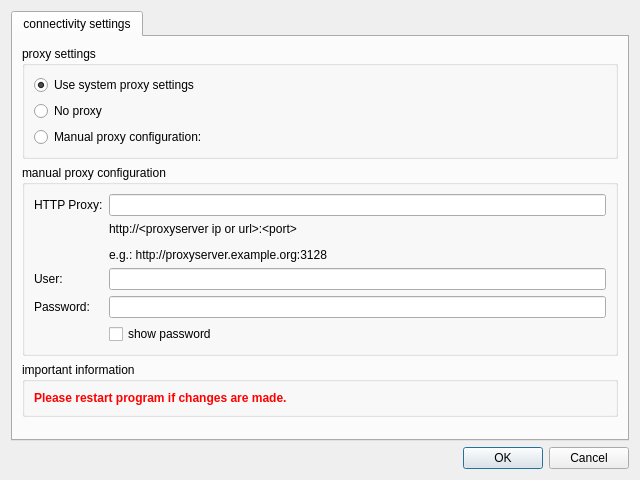
<?xml version="1.0" encoding="UTF-8"?>
<ui version="4.0">
 <class>ConfigDialog</class>
 <widget class="QDialog" name="ConfigDialog">
  <property name="geometry">
   <rect>
    <x>0</x>
    <y>0</y>
    <width>640</width>
    <height>480</height>
   </rect>
  </property>
  <property name="windowTitle">
   <string>Config</string>
  </property>
  <property name="windowIcon">
   <iconset resource="../resource.qrc">
    <normaloff>:/images/icomoon/wrench.svg</normaloff>:/images/icomoon/wrench.svg</iconset>
  </property>
  <layout class="QVBoxLayout" name="verticalLayout">
   <item>
    <widget class="QTabWidget" name="tabWidget">
     <property name="currentIndex">
      <number>0</number>
     </property>
     <widget class="QWidget" name="tab">
      <attribute name="title">
       <string>connectivity settings</string>
      </attribute>
      <layout class="QVBoxLayout" name="verticalLayout_2">
       <item>
        <widget class="QGroupBox" name="gB_proxyuse">
         <property name="title">
          <string>proxy settings</string>
         </property>
         <layout class="QVBoxLayout" name="verticalLayout_3">
          <item>
           <widget class="QRadioButton" name="rB_use_system_proxy">
            <property name="text">
             <string>Use system proxy settings</string>
            </property>
            <property name="checked">
             <bool>true</bool>
            </property>
           </widget>
          </item>
          <item>
           <widget class="QRadioButton" name="rB_use_no_proxy">
            <property name="text">
             <string>No proxy</string>
            </property>
           </widget>
          </item>
          <item>
           <widget class="QRadioButton" name="rB_use_own_proxy">
            <property name="text">
             <string>Manual proxy configuration:</string>
            </property>
           </widget>
          </item>
         </layout>
        </widget>
       </item>
       <item>
        <widget class="QGroupBox" name="gB_own_proxy">
         <property name="title">
          <string>manual proxy configuration</string>
         </property>
         <layout class="QFormLayout" name="formLayout_3">
          <property name="fieldGrowthPolicy">
           <enum>QFormLayout::ExpandingFieldsGrow</enum>
          </property>
          <item row="0" column="0">
           <widget class="QLabel" name="l_proxy">
            <property name="text">
             <string>HTTP Proxy:</string>
            </property>
           </widget>
          </item>
          <item row="0" column="1">
           <widget class="QLineEdit" name="lE_proxy"/>
          </item>
          <item row="1" column="1">
           <widget class="QLabel" name="l_proxy_help_description">
            <property name="text">
             <string>&lt;html&gt;&lt;head/&gt;&lt;body&gt;&lt;p&gt;http://&amp;lt;proxyserver ip or url&amp;gt;:&amp;lt;port&amp;gt;&lt;/p&gt;&lt;p&gt;e.g.: http://proxyserver.example.org:3128&lt;/p&gt;&lt;/body&gt;&lt;/html&gt;</string>
            </property>
           </widget>
          </item>
          <item row="2" column="0">
           <widget class="QLabel" name="l_proxy_user">
            <property name="text">
             <string>User:</string>
            </property>
           </widget>
          </item>
          <item row="2" column="1">
           <widget class="QLineEdit" name="lE_proxy_user"/>
          </item>
          <item row="3" column="0">
           <widget class="QLabel" name="l_proxy_password">
            <property name="text">
             <string>Password:</string>
            </property>
           </widget>
          </item>
          <item row="3" column="1">
           <widget class="QLineEdit" name="lE_proxy_password"/>
          </item>
          <item row="4" column="1">
           <widget class="QCheckBox" name="checkB_show_password">
            <property name="text">
             <string>show password</string>
            </property>
           </widget>
          </item>
         </layout>
        </widget>
       </item>
       <item>
        <widget class="QGroupBox" name="gB_information">
         <property name="styleSheet">
          <string notr="true">QLabel { font-weight: bold; color: red; }</string>
         </property>
         <property name="title">
          <string>important information</string>
         </property>
         <layout class="QVBoxLayout" name="verticalLayout_4">
          <item>
           <widget class="QLabel" name="l_information">
            <property name="text">
             <string>Please restart program if changes are made.</string>
            </property>
           </widget>
          </item>
         </layout>
        </widget>
       </item>
       <item>
        <spacer name="verticalSpacer">
         <property name="orientation">
          <enum>Qt::Vertical</enum>
         </property>
         <property name="sizeHint" stdset="0">
          <size>
           <width>20</width>
           <height>8</height>
          </size>
         </property>
        </spacer>
       </item>
      </layout>
     </widget>
    </widget>
   </item>
   <item>
    <widget class="QDialogButtonBox" name="buttonBox">
     <property name="orientation">
      <enum>Qt::Horizontal</enum>
     </property>
     <property name="standardButtons">
      <set>QDialogButtonBox::Cancel|QDialogButtonBox::Ok</set>
     </property>
    </widget>
   </item>
  </layout>
 </widget>
 <resources>
  <include location="../resource.qrc"/>
 </resources>
 <connections>
  <connection>
   <sender>buttonBox</sender>
   <signal>accepted()</signal>
   <receiver>ConfigDialog</receiver>
   <slot>accept()</slot>
   <hints>
    <hint type="sourcelabel">
     <x>248</x>
     <y>254</y>
    </hint>
    <hint type="destinationlabel">
     <x>157</x>
     <y>274</y>
    </hint>
   </hints>
  </connection>
  <connection>
   <sender>buttonBox</sender>
   <signal>rejected()</signal>
   <receiver>ConfigDialog</receiver>
   <slot>reject()</slot>
   <hints>
    <hint type="sourcelabel">
     <x>316</x>
     <y>260</y>
    </hint>
    <hint type="destinationlabel">
     <x>286</x>
     <y>274</y>
    </hint>
   </hints>
  </connection>
 </connections>
</ui>
